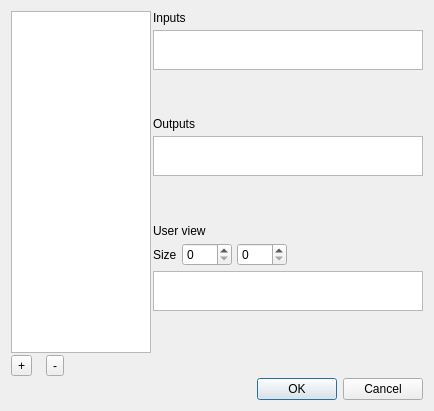
<?xml version="1.0" encoding="UTF-8"?>
<ui version="4.0">
 <class>XletsUserEditor</class>
 <widget class="QDialog" name="XletsUserEditor">
  <property name="geometry">
   <rect>
    <x>0</x>
    <y>0</y>
    <width>434</width>
    <height>411</height>
   </rect>
  </property>
  <layout class="QGridLayout" name="gridLayout_2" columnstretch="0,2">
   <property name="spacing">
    <number>2</number>
   </property>
   <item row="1" column="0">
    <layout class="QHBoxLayout" name="editViewButtons">
     <property name="spacing">
      <number>0</number>
     </property>
     <property name="sizeConstraint">
      <enum>QLayout::SetMinimumSize</enum>
     </property>
     <item alignment="Qt::AlignLeft">
      <widget class="QToolButton" name="addView">
       <property name="toolTip">
        <string>Add user view</string>
       </property>
       <property name="text">
        <string>+</string>
       </property>
      </widget>
     </item>
     <item>
      <spacer name="horizontalSpacer_3">
       <property name="orientation">
        <enum>Qt::Horizontal</enum>
       </property>
       <property name="sizeType">
        <enum>QSizePolicy::Fixed</enum>
       </property>
       <property name="sizeHint" stdset="0">
        <size>
         <width>10</width>
         <height>20</height>
        </size>
       </property>
      </spacer>
     </item>
     <item alignment="Qt::AlignLeft">
      <widget class="QToolButton" name="removeView">
       <property name="toolTip">
        <string>Remove selected user view</string>
       </property>
       <property name="text">
        <string>-</string>
       </property>
      </widget>
     </item>
     <item>
      <spacer name="horizontalSpacer_2">
       <property name="orientation">
        <enum>Qt::Horizontal</enum>
       </property>
       <property name="sizeType">
        <enum>QSizePolicy::Preferred</enum>
       </property>
       <property name="sizeHint" stdset="0">
        <size>
         <width>80</width>
         <height>20</height>
        </size>
       </property>
      </spacer>
     </item>
    </layout>
   </item>
   <item row="0" column="1">
    <layout class="QVBoxLayout" name="verticalLayout">
     <property name="spacing">
      <number>5</number>
     </property>
     <item>
      <widget class="QLabel" name="inputsLabel">
       <property name="text">
        <string>Inputs</string>
       </property>
      </widget>
     </item>
     <item>
      <widget class="QGraphicsView" name="inletsView">
       <property name="maximumSize">
        <size>
         <width>400</width>
         <height>40</height>
        </size>
       </property>
       <property name="frameShape">
        <enum>QFrame::StyledPanel</enum>
       </property>
       <property name="frameShadow">
        <enum>QFrame::Plain</enum>
       </property>
       <property name="verticalScrollBarPolicy">
        <enum>Qt::ScrollBarAlwaysOff</enum>
       </property>
       <property name="horizontalScrollBarPolicy">
        <enum>Qt::ScrollBarAlwaysOff</enum>
       </property>
      </widget>
     </item>
     <item>
      <spacer name="verticalSpacer">
       <property name="orientation">
        <enum>Qt::Vertical</enum>
       </property>
       <property name="sizeHint" stdset="0">
        <size>
         <width>20</width>
         <height>40</height>
        </size>
       </property>
      </spacer>
     </item>
     <item>
      <widget class="QLabel" name="outputsLabel">
       <property name="text">
        <string>Outputs</string>
       </property>
      </widget>
     </item>
     <item>
      <widget class="QGraphicsView" name="outletsView">
       <property name="maximumSize">
        <size>
         <width>400</width>
         <height>40</height>
        </size>
       </property>
       <property name="frameShadow">
        <enum>QFrame::Plain</enum>
       </property>
      </widget>
     </item>
     <item>
      <spacer name="verticalSpacer_2">
       <property name="orientation">
        <enum>Qt::Vertical</enum>
       </property>
       <property name="sizeHint" stdset="0">
        <size>
         <width>20</width>
         <height>40</height>
        </size>
       </property>
      </spacer>
     </item>
     <item>
      <widget class="QLabel" name="userLabel">
       <property name="text">
        <string>User view</string>
       </property>
      </widget>
     </item>
     <item>
      <layout class="QHBoxLayout" name="horizontalLayout_2">
       <item>
        <widget class="QLabel" name="label_4">
         <property name="text">
          <string>Size</string>
         </property>
        </widget>
       </item>
       <item>
        <widget class="QSpinBox" name="numCols">
         <property name="minimumSize">
          <size>
           <width>50</width>
           <height>0</height>
          </size>
         </property>
         <property name="maximumSize">
          <size>
           <width>75</width>
           <height>16777215</height>
          </size>
         </property>
        </widget>
       </item>
       <item>
        <widget class="QSpinBox" name="numRows">
         <property name="minimumSize">
          <size>
           <width>50</width>
           <height>0</height>
          </size>
         </property>
         <property name="maximumSize">
          <size>
           <width>75</width>
           <height>16777215</height>
          </size>
         </property>
        </widget>
       </item>
       <item>
        <spacer name="horizontalSpacer">
         <property name="orientation">
          <enum>Qt::Horizontal</enum>
         </property>
         <property name="sizeHint" stdset="0">
          <size>
           <width>40</width>
           <height>20</height>
          </size>
         </property>
        </spacer>
       </item>
      </layout>
     </item>
     <item>
      <widget class="QGraphicsView" name="userView">
       <property name="maximumSize">
        <size>
         <width>400</width>
         <height>40</height>
        </size>
       </property>
       <property name="verticalScrollBarPolicy">
        <enum>Qt::ScrollBarAlwaysOff</enum>
       </property>
       <property name="horizontalScrollBarPolicy">
        <enum>Qt::ScrollBarAlwaysOff</enum>
       </property>
      </widget>
     </item>
     <item>
      <spacer name="verticalSpacer_3">
       <property name="orientation">
        <enum>Qt::Vertical</enum>
       </property>
       <property name="sizeHint" stdset="0">
        <size>
         <width>20</width>
         <height>40</height>
        </size>
       </property>
      </spacer>
     </item>
    </layout>
   </item>
   <item row="2" column="1">
    <widget class="QDialogButtonBox" name="buttonBox">
     <property name="orientation">
      <enum>Qt::Horizontal</enum>
     </property>
     <property name="standardButtons">
      <set>QDialogButtonBox::Cancel|QDialogButtonBox::Ok</set>
     </property>
    </widget>
   </item>
   <item row="0" column="0">
    <widget class="QListWidget" name="userViewList">
     <property name="maximumSize">
      <size>
       <width>140</width>
       <height>16777215</height>
      </size>
     </property>
    </widget>
   </item>
  </layout>
 </widget>
 <resources/>
 <connections>
  <connection>
   <sender>buttonBox</sender>
   <signal>accepted()</signal>
   <receiver>XletsUserEditor</receiver>
   <slot>accept()</slot>
   <hints>
    <hint type="sourcelabel">
     <x>248</x>
     <y>254</y>
    </hint>
    <hint type="destinationlabel">
     <x>157</x>
     <y>274</y>
    </hint>
   </hints>
  </connection>
  <connection>
   <sender>buttonBox</sender>
   <signal>rejected()</signal>
   <receiver>XletsUserEditor</receiver>
   <slot>reject()</slot>
   <hints>
    <hint type="sourcelabel">
     <x>316</x>
     <y>260</y>
    </hint>
    <hint type="destinationlabel">
     <x>286</x>
     <y>274</y>
    </hint>
   </hints>
  </connection>
 </connections>
</ui>
